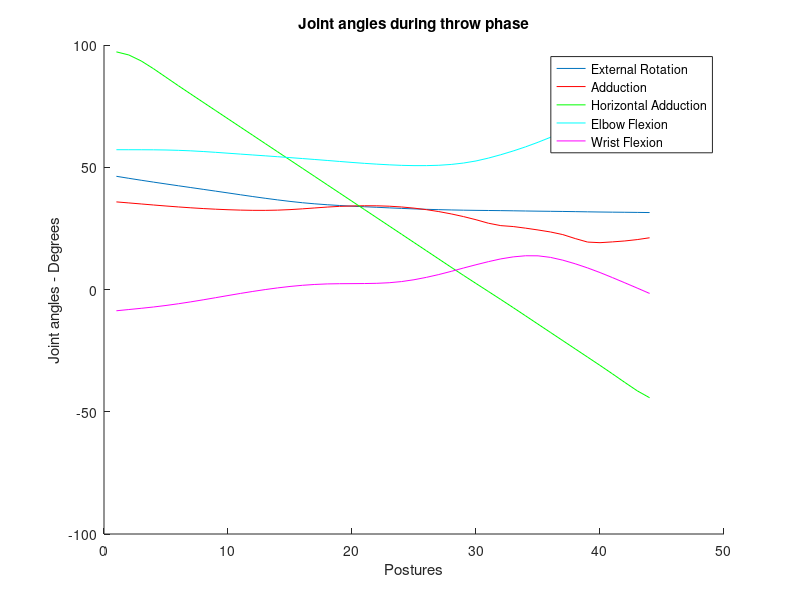
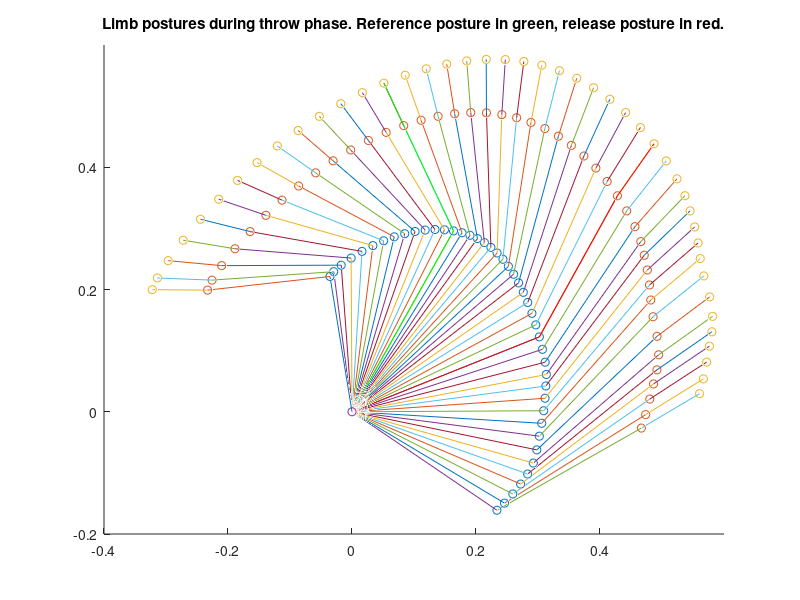
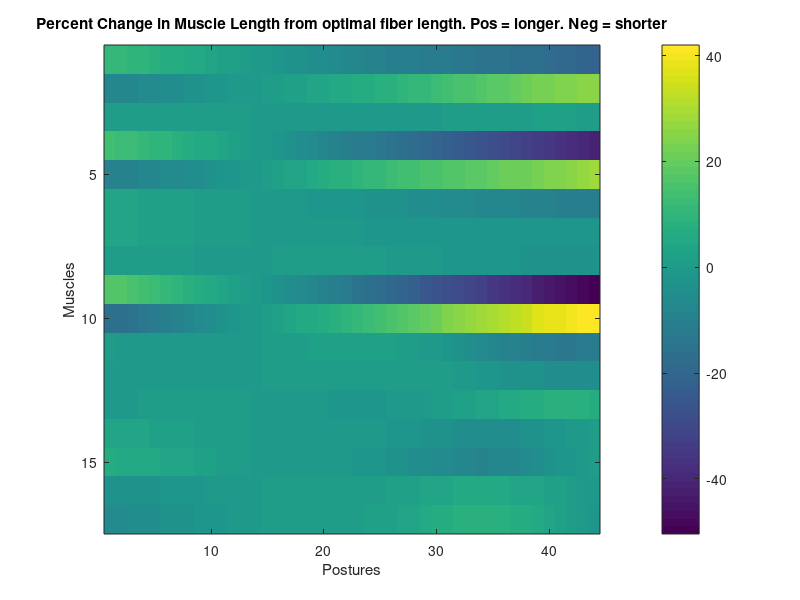
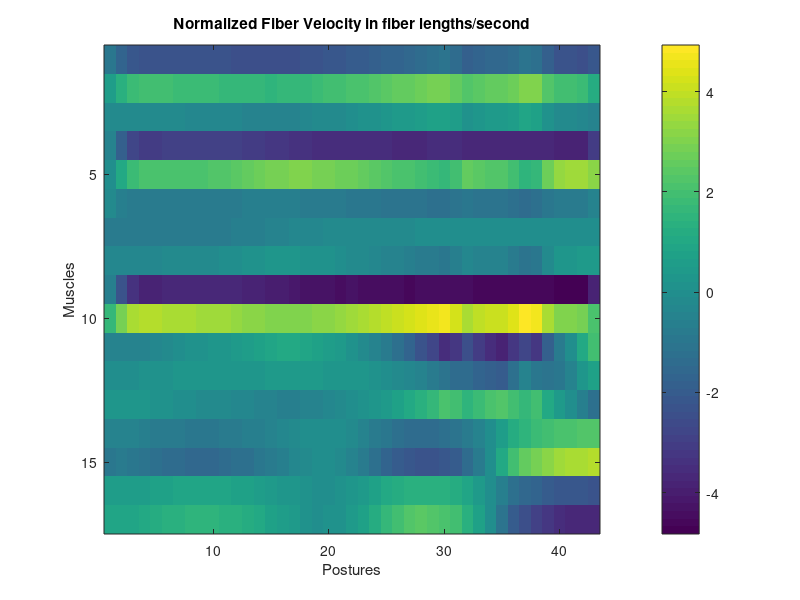

The MATLAB script that drew these images, in order:
%%%%%%%%%%%%%%%%%%%%%%%%%%%%%%%%%%%%%%%
%%%%%%%%% NEUROMECHANICS  %%%%%%%%%%%%%
% (c) Francisco Valero-Cuevas & Emily Lawrence
% June 2014, version 1.0
% Filename: FiveDOF_ArmModel_Neuromechanics_V5.m
% Example of fiber length changes and fiber velocities
% for a frisbee throw motion with a 5-DOF, 17-muscle arm model

%%%%%% Requires file %%%%%%
%     FiveDOF_Model.m
%%%%%%%%%%%%%%%%%%%%%%%%%%%

close all 
clear all
clc

% This file contains the set of postures for the arm during the throw
load FiveDOF_Model

%%%%%%%%%%%%%%%%%%%%%%%%%%%%%%%%%%%%%%%
%%%%%%%%%%%%%% Define Movement duration  %%%%%%%%
% delta_t_ms is the amount of time between successive postures of
% the arm.  There are 44 postures during the throwing motion,
% from start to release.
% delta_t_ms = 3.8 produces a throw movement duration of 167.2 ms
% from start to release, indicated by a red arm in the plot of arm
% postures. movement_duration, originally set to 1, lengthen
% the duration by that factor. 

speed_up_factor = 1
delta_t_ms = 3.8/speed_up_factor 



%% Nominal Model - Joint Angles

% Initiaion 34 postures: from posture  1 to 34
% Throw-to-release 29 postures: from posture 35 to 64
% Deceleration of throw 15 postures: from posture 65 to 78

% The first 34 postures are initiation of the throw, as subject starts
% pointing frisbee at target (arm straight out to side) then draws the
% frisbee back to posture 35. The subject initiates the throw from posture
% 35 to release at posture 64. 

% Read joint angles from variables in FiveDOF_Model.mat file
q = [angle_ext_rot_ds_rad, angle_add_ds_rad, angle_horiz_add_ds_rad, angle_elbow_ds_rad, angle_wrist_ds_rad];    
q = q(35:78, :);
q_deg = q*180/pi;

% Figure 1: Plot joint angles q for the throw and decelaration phases
figure(1)
hold on
plot(q_deg(:,1))
plot(q_deg(:,2), 'r')
plot(q_deg(:,3), 'g')
plot(q_deg(:,4), 'c')
plot(q_deg(:,5),'m')
xlabel('Postures')
ylabel('Joint angles - Degrees')
legend('External Rotation', 'Adduction', 'Horizontal Adduction', 'Elbow Flexion', 'Wrist Flexion')
title('Joint angles during throw phase')


% Figure 2: Create and plot geometric model for the throw and decelaration phases

q1=q;
origin = [0,0,0];

for i = 1:length(q1)
    
    Ex(:,i) = L1*cos(q1(i,2))*cos(q1(i,3));
    Ey(:,i) = L1*[(cos(q1(i,1))*sin(q1(i,3))) + (cos(q1(i,3))*sin(q1(i,1))*sin(q1(i,2)))];
    Ez(:,i) = L1*[(sin(q1(i,1))*sin(q1(i,3))) - (cos(q1(i,1))*cos(q1(i,3))*sin(q1(i,2)))];

    Wx(:,i) = L2*(cos(q1(i,2))*cos(q1(i,3))*cos(q1(i,4)) - cos(q1(i,2))*sin(q1(i,3))*sin(q1(i,4))) + Ex(i);
    Wy(:,i) = L2*(cos(q1(i,4))*(cos(q1(i,1))*sin(q1(i,3)) + cos(q1(i,3))*sin(q1(i,1))*sin(q1(i,2))) + sin(q1(i,4))*(cos(q1(i,1))*cos(q1(i,3)) - sin(q1(i,1))*sin(q1(i,2))*sin(q1(i,3)))) + Ey(i);
    Wz(:,i) = L2*(cos(q1(i,4))*(sin(q1(i,1))*sin(q1(i,3)) - cos(q1(i,1))*cos(q1(i,3))*sin(q1(i,2))) + sin(q1(i,4))*(cos(q1(i,3))*sin(q1(i,1)) + cos(q1(i,1))*sin(q1(i,2))*sin(q1(i,3)))) + Ez(i);

    Tx(:,i) = L3*(sin(q1(i,2))*sin(q1(i,5)) + cos(q1(i,5))*(cos(q1(i,2))*cos(q1(i,3))*cos(q1(i,4)) - cos(q1(i,2))*sin(q1(i,3))*sin(q1(i,4)))) + Wx(i);
    Ty(:,i) = L3*(cos(q1(i,5))*(cos(q1(i,4))*(cos(q1(i,1))*sin(q1(i,3)) + cos(q1(i,3))*sin(q1(i,1))*sin(q1(i,2))) + sin(q1(i,4))*(cos(q1(i,1))*cos(q1(i,3)) - sin(q1(i,1))*sin(q1(i,2))*sin(q1(i,3)))) - cos(q1(i,2))*sin(q1(i,1))*sin(q1(i,5))) + Wy(i);
    Tz(:,i) = L3*(cos(q1(i,5))*(cos(q1(i,4))*(sin(q1(i,1))*sin(q1(i,3)) - cos(q1(i,1))*cos(q1(i,3))*sin(q1(i,2))) + sin(q1(i,4))*(cos(q1(i,3))*sin(q1(i,1)) + cos(q1(i,1))*sin(q1(i,2))*sin(q1(i,3)))) + cos(q1(i,1))*cos(q1(i,2))*sin(q1(i,5))) + Wz(i);

    elbow(i,:) = [Ex(i), Ey(i), Ez(i)];
    wrist(i,:) = [Wx(i), Wy(i), Wz(i)];
    last(i,:) = [Tx(i), Ty(i), Tz(i)];

end 

 figure(2)
 title('Limb postures during throw phase. Reference posture in green, release posture in red.')

    xlim([-0.4 0.6])
    ylim([-0.2 0.6])
    hold on
    scatter3(Ex, Ey, Ez, 'r*')
    scatter3(Wx, Wy, Wz, 'g*')
    scatter3(Tx, Ty, Tz, 'k*')
    scatter3(0,0,0, 'b*')
    for i=1:length(Ex)
        line1 = [origin; elbow(i,:)];
        line2 = [elbow(i,:); wrist(i,:)];
        line3 = [wrist(i,:); last(i,:)];
        
        plot3(line1(:,1), line1(:,2), line1(:,3))
        plot3(line2(:,1), line2(:,2), line2(:,3))
        plot3(line3(:,1), line3(:,2), line3(:,3))
        
    end
    %release point indicated in red
    R1 = [origin; elbow(29,:)];
    R2 = [elbow(29,:); wrist(29,:)];
    R3 = [wrist(29,:); last(29,:)];    
    plot3(R1(:,1), R1(:,2), R1(:,3), 'r')
    plot3(R2(:,1), R2(:,2), R2(:,3), 'r')
    plot3(R3(:,1), R3(:,2), R3(:,3), 'r')
    
    %reference posture indicated in green
    Ref1 = [origin; elbow(14,:)];
    Ref2 = [elbow(14,:); wrist(14,:)];
    Ref3 = [wrist(14,:); last(14,:)];    
    plot3(Ref1(:,1), Ref1(:,2), Ref1(:,3), 'g')
    plot3(Ref2(:,1), Ref2(:,2), Ref2(:,3), 'g')
    plot3(Ref3(:,1), Ref3(:,2), Ref3(:,3), 'g')
    hold off
%% Force Length Adjustment

% Determine the difference between the current angle and the reference angle
% for each posture. A necessary assuption is to know the optimal (or
% resting) fiber length (variable lo, pronounced "ell-naught") of each muscle.
% This is the length of the fibers for which sarcomeres are at optimal
% length, and at which it is assumed the parallel elastic element of muscle
% begins to stretch.
% This is usually not known for all muscles in the human arm. See the work of 
%Rick Liber and Jan Friden to get an idea of the current knowledge. In this model, 
%we assume that all muscles are at their lo in a posture towards the middle of the motion,
% shown in green. Posrure 14 is assumed to be the reference posture.
ref_angles = q(14, :);

% Find the difference in join angles for all postures with respect to the
% angles in the reference posture: variable change_q
for k=1:length(q)
    chq(k,:) = q(k,:) - ref_angles;
end
 
change_q = chq';

% Read moment arms  from variables in FiveDOF_Model.mat file
% These are obtained from bibtex reference:
% @inproceedings{
%    author = {EL, Lawrence and FJ, Valero-Cuevas},
%    title = {Can the Force-Velocity Curve Predict Realistic Muscle Forces for High-Speed Athletic Movements?},
%    booktitle = {7th World Congress on Biomechanics},
%    type = {Conference Proceedings}
% }
% Matrix R_Full is 5x17 (5-DOFS, 17-muscles), all assumed to be constant
R_full = [-R(1), -R(2), -R(3), R(4), -R(5), R(6), -R(7), 0, R(9), 0, 0, 0, 0, 0, 0, 0, 0;...
    R(1), R(2), R(3), 0, -R(5), -R(6), 0, -R(8), 0, R(10), -R(11), 0, R(13), 0, 0, 0, 0;...
    -R(1), R(2), 0, -R(4), R(5), -R(6), 0, 0, -R(9), R(10), 0, 0, 0, 0, 0, 0, 0;...
    0, 0, 0, 0, 0, 0, 0, 0, 0, 0, R(11), R(12), -R(13), 0, 0, 0, 0;...
    0, 0, 0,0, 0, 0, 0, 0, 0, 0, 0, 0, 0, R(14), R(15), -R(16), -R(17)];

% calculate the change in muscle length by multiplying the change in angle
% from the reference posture
% by multiplying the the negative Moment Arm Matrix R_full.
% ************ Sign convention ********
% Calculate the F-V adjustment wrt change in muscle length based on the FV
% Negative changes in length indicate shortening from lo.
% Positive changes in length indicate lengthenig from lo.


% first take the transpose of the moment arm matrix, and then change signs
R_trans = R_full';
R_neg_trans = -1*(R_trans);

% Calculate the change in fiber length from lo
delta_l = R_neg_trans * change_q;


% Determine the total muscle fiber length by adding the change (delta_l) to
% the lo and normalize by fiber length, and express in percentage.

lo_cm = lo*100; %convert from m to cm to match the moment arm values in cm

value = size(delta_l);
for i = 1:value(1)
    delta_l_percent_change(i,:) = (delta_l(i,:)/lo_cm(i))*100;
    l_raw(i,:) = (delta_l(i,:) + lo_cm(i)); 
    new_l_norm(i,:) = ((delta_l(i,:) + lo_cm(i))/lo_cm(i))-1; 
    % [[You subtract 1 because you are using this to calculate the f-l correction]]
end

% Figure 3: Normalize by fiber length, percentage change from lo.

figure(3);
imagesc(delta_l_percent_change);
colorbar;
xlabel('Postures')
ylabel('Muscles')
title('Percent Change in Muscle Length from optimal fiber length. Pos = longer. Neg = shorter')


% calculate the Force-Length adjustment given the curve from the BME504
% homework, only for the active part of the f-l curve.
% This is not plotted.
w = 0.5; % shape factor to make it symmetric about 0 percent change.

value = size(new_l_norm);
force_length = [];
for k = 1:value(1)
    for j = 1:value(2)
        if new_l_norm(k,j) <= -0.5 
            force_length(k,j) = 0;
        elseif new_l_norm(k,j) >= 0.5
            force_length(k,j) = 0;
        else force_length(k,j) = 1 - (new_l_norm(k,j)/ w)^2; 
        end
    end
end


%% Muscle Fiber Velocity

% Calculate the normalized change in length/time (i.e., velocity of each muscle at each time step) given a 
% constant delta_t_ms between postures. 

k = 0.25; % shape factor for force-velocity curve. (not used)

% Note: This includes only throw and deceleration phases
% Report the total time of the throw motion given the time step between
% postures delta_t_ms

TotalTime_ms = delta_t_ms*length(q)


% do a simple delta_x/delta_t estimate of fiber velocity. For each time
% step (outer loop), find that instantanous velocity for all muscles (inner loop)
value = size(new_l_norm);
for k=1:value(2)-1
    for i=1:value(1)
        vel_length_norm(i,k) = (new_l_norm(i,k+1)-new_l_norm(i,k))/(delta_t_ms/1000); 
        % divide delta_t_ms by 1000 to convert to seconds.
    end
end


% Figure 4: instantanous normalized fiber velocity at each posture.
% Reported in fiber lengths/second.
% ********** Sign Convention to agree with classical f-v plots ********
% **** Negative velocities are eccentric contractions
% **** Positive velocities are concentric contractions
% Normalized fiber velocities >+/- 5 fiber lengths/second
% Based on the Zajac '89 paper, muscle fibers in concentric contractions
% faster than +5 fiber lengths/s are considered to produce no force.  
% Eccentric contractions are considered to
% produce microdamage in muscle, and if 
% faster than anbout -5 fiber lengths/sec can lead to tissue rupture.

figure(4);
imagesc(vel_length_norm);
colorbar;
xlabel('Postures')
ylabel('Muscles')
title('Normalized Fiber Velocity in fiber lengths/second')

% Figure 5: Raw muscle fiber lengths
figure(5);
imagesc(l_raw);
colorbar;
xlabel('Postures')
ylabel('Muscles')
title('Raw fiber length in cm')

figure(6)
plot(l_raw');
